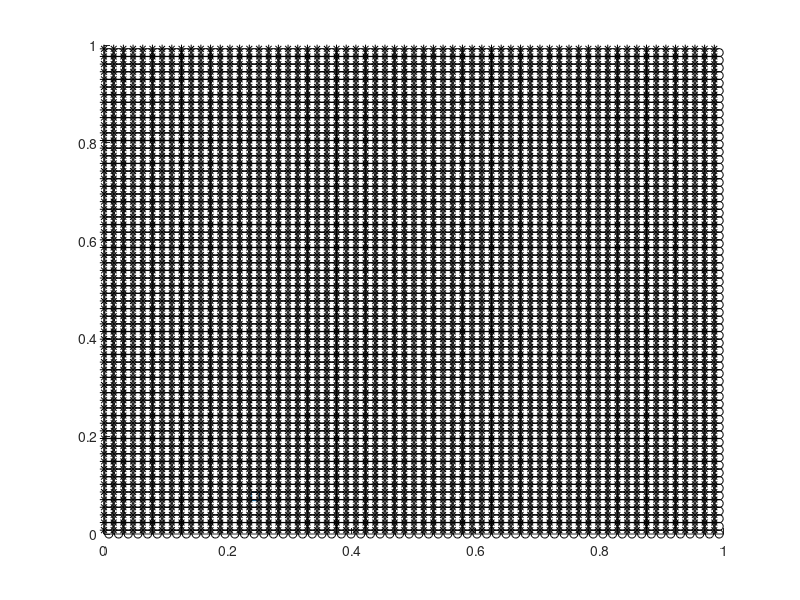

Write MATLAB code to recreate this figure. (Note: this script raises an error after producing the figure.)
% Tests for the BS4BS4 composite kernel

%Test scripts to ensure that kernels are indeed producing local divergence
%free interpolations
clear;
clc;
u_b = @(x,y) sin(2*pi.*x+2).*sin(2*pi.*y+4);
v_b = @(x,y) cos(2*pi.*x+2).*cos(2*pi.*y+4);

N = 64;
dx = 1/N;
dy = dx;

x = 0:dx:1-dx;
y = 0:dy:1-dy;

y_c = dy/2:dy:1-dy/2;
x_c = dx/2:dx:1-dx/2;


[xx_sidex,yy_sidex] = meshgrid(x,y_c);
[xx_sidey,yy_sidey] = meshgrid(x_c,y);


u = u_b(xx_sidex,yy_sidex);
v = v_b(xx_sidey,yy_sidey);

%compute the discrete divergence
du = (u(:,2:end)-u(:,1:end-1))./dx;
dv = (v(2:end,:)-v(1:end-1,:))./dy;
div = du(1:end-1,:)+dv(:,1:end-1);

%Now interpolate points using the composite B-spline kernel combinations
%generate a million randomly sampled points on the unit square
delta = 1e-4;

%Pick a random point in the unit square
xr = rand*(1-dx);
yr = rand*(1-dy);
% xr = 0.95;
% yr = 0.95;
scatter(xr,yr,'s')
hold on
plot(xx_sidey,yy_sidey,'ko')
plot(xx_sidex,yy_sidex,'k*')


%Using this point, create a new point that is delta away from it...

xr2 = xr + delta;
xr3 = xr - delta;

yr2 = yr + delta;
yr3 = yr - delta;
% scatter(xr,yr2,'s')
% scatter(xr,yr3,'s')
% scatter(xr2,yr,'s')
% scatter(xr3,yr,'s')
xs = [xr3 xr xr2];
ys = [yr3 yr yr2];
u_hat = zeros(3,1);
v_hat = zeros(3,1);

for i = 1:3

%interpolate at the randomly generated point
%add 1 to each point to account for the fact that MATLAB indexes by zero...
sxx = xs(i)/dx;
syx = ys(2)/dy - 1/2;
sxy = xs(2)/dx - 1/2;
syy = ys(i)/dy;
sx = [sxx,syx];
sy = [sxy,syy];

Ixx = floor([sx]);
Iyy = floor([sy]);

rx = sx-Ixx;
ry = sy-Iyy;

    
   j1x = mod(Ixx(1)-2:Ixx(1)+3,N)+1;
   if rx(2) < 0.5
       i1x = mod(Ixx(2)-2:Ixx(2)+2,N)+1;
   else
       i1x = mod(Ixx(2)-1:Ixx(2)+3,N)+1;
   end
   
   if ry(1) < 0.5
       j1y = mod(Iyy(1)-2:Iyy(1)+2,N)+1;
   else
       j1y = mod(Iyy(1)-1:Iyy(1)+3,N)+1;
   end
   
   i1y = mod(Iyy(2)-2:Iyy(2)+3,N)+1;

   %get the weights
   wsx(:,:) = BS_5x(rx(1)).*BS_4y(rx(2));
   wsy(:,:) = BS_4x(ry(1)).*BS_5y(ry(2));
   u_hat(i) = sum(sum(u(i1x,j1x).*wsx(:,:)));
   v_hat(i) = sum(sum(v(i1y,j1y).*wsy(:,:)));
end
div_interp = (u_hat(1)-u_hat(3))/(2*delta) + (v_hat(1)-v_hat(3))/(2*delta)

  plot(xx_sidey(i1y,j1y),yy_sidey(i1y,j1y),'o')
  plot(xx_sidex(i1x,j1x),yy_sidex(i1x,j1x),'*')

hold off